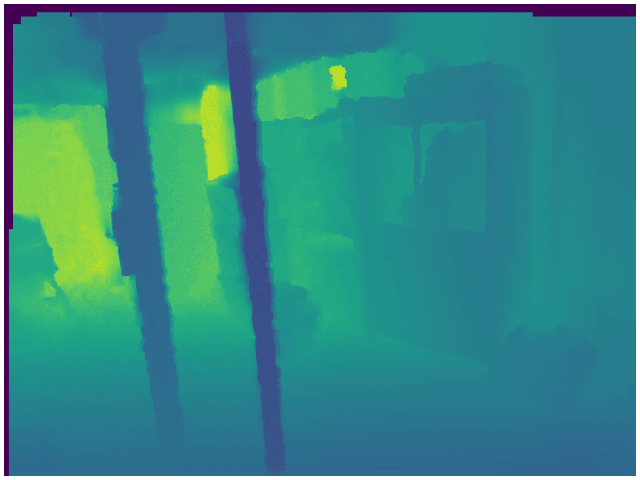
#> input picture input/depth_sample_2.png, 640 x 480 px, found by its file name
$ python test_small_sample.py
#> lines starting #> are read from the running program, lines starting #| are printed output that depends on the picture
### draw_points.py
import open3d as o3d
import numpy as np # linear algebra
import pandas as pd # data processing, CSV file I/O (e.g. pd.read_csv)
import imageio.v3 as iio
from PIL import Image
from numpy import asarray
from extract_color import extract_color_image

def img_to_pcd_NYU(original_path, depth_path, pcd_path):
    # Depth camera parameters:
#> called with original_path = 'input/small_sample/sample_2.png', depth_path = 'input/small_sample/depth_sample_2.png', pcd_path = 'output/output.ply'
    FX_DEPTH = 5.8262448167737955e+02
    FY_DEPTH = 5.8269103270988637e+02
    CX_DEPTH = 3.1304475870804731e+02
    CY_DEPTH = 2.3844389626620386e+02

    depth_image = Image.open(depth_path).convert('L')
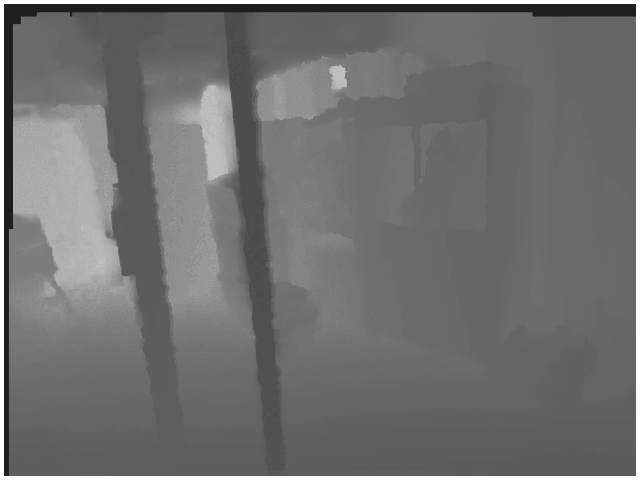
#> depth_image: PIL image 640x480 L; min 30, max 255, mean 112.4
    depth_image = asarray(depth_image)

    # get depth resolution:
    height, width = depth_image.shape
#> height = 480; width = 640
    length = height * width
#> length = 307200
    # compute indices:
    jj = np.tile(range(width), height)
    ii = np.repeat(range(height), width)
    # rechape depth image
    z = depth_image.reshape(length)
    # compute pcd:
    pcd = np.dstack([(ii - CX_DEPTH) * z / FX_DEPTH,
                 (jj - CY_DEPTH) * z / FY_DEPTH,
                 z]).reshape((length, 3))

    pcd_o3d = o3d.geometry.PointCloud()  # create point cloud object
    pcd_o3d.points = o3d.utility.Vector3dVector(pcd)  # set pcd_np as the point cloud points

    colors = extract_color_image(original_path)
    pcd_o3d.colors = o3d.utility.Vector3dVector(colors)
    # Visualize:
    # o3d.visualization.draw_geometries([pcd_o3d])
    # Save:
    o3d.io.write_point_cloud(pcd_path, pcd_o3d)


### extract_color.py
import numpy as np # linear algebra
from PIL import Image
from numpy import asarray

def extract_color_image(img_path):
#> called with img_path = 'input/small_sample/sample_2.png'
    img = Image.open(img_path)
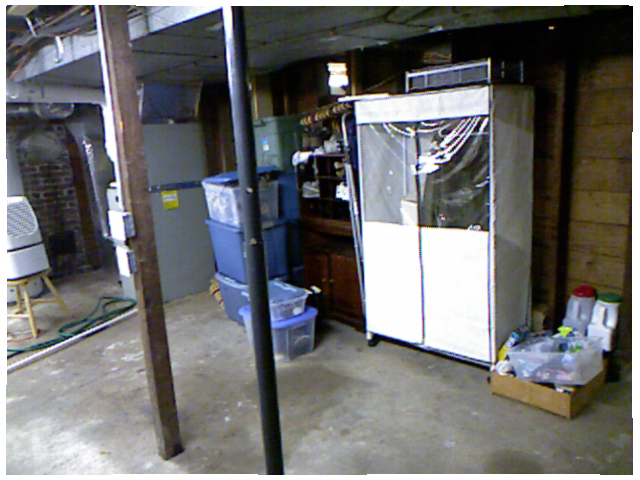
#> input picture input/sample_2.png, 640 x 480 px, found by its file name
#> img is the input picture: PIL image 640x480 RGB; mean R, G, B 110.1, 110.2, 110.4
    if img.mode != 'RGB':
        img = img.convert('RGB')
    img = asarray(img)
    img = img/255.0 # normalize RGB values to [0, 1]
#> img: shape (480, 640, 3) float64


    height, width, channels = img.shape
#> height = 480; width = 640; channels = 3
    length = height * width
#> length = 307200

    color_list = img.reshape((length, channels)) # array of RGB values
    return color_list

### test_small_sample.py
#  import same root modules
from draw_points import *

input = "input/small_sample/"
original_path = input + "sample_2.png"
depth_path = input + "depth_sample_2.png"
img_to_pcd_NYU(original_path, depth_path, "output/output.ply")
